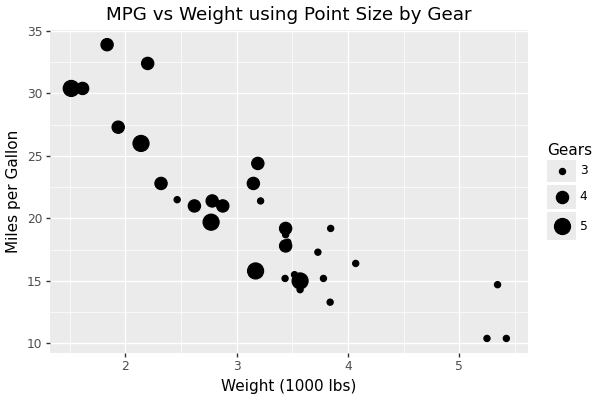

This figure's Python source:
from plotnine import *
from plotnine.data import mtcars

p = (
    ggplot(mtcars)
    + geom_point(aes("wt", "mpg", size="factor(gear)"))
    + labs(
        title="MPG vs Weight using Point Size by Gear",
        x="Weight (1000 lbs)",
        y="Miles per Gallon",
        size="Gears"
    )
)

p.save("graphics_size.png", width=6, height=4, dpi=100)

